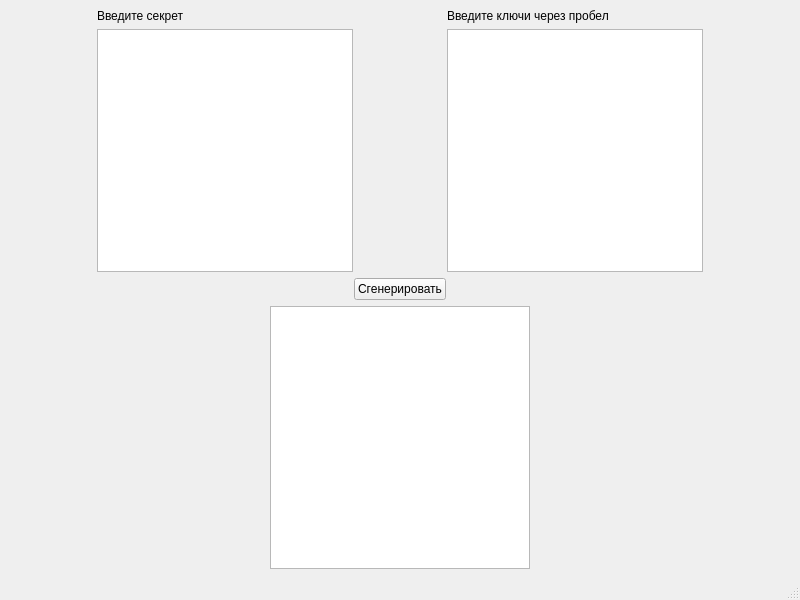
<?xml version="1.0" encoding="UTF-8"?>
<ui version="4.0">
 <class>MainWindow</class>
 <widget class="QMainWindow" name="MainWindow">
  <property name="geometry">
   <rect>
    <x>0</x>
    <y>0</y>
    <width>800</width>
    <height>600</height>
   </rect>
  </property>
  <property name="windowTitle">
   <string>MainWindow</string>
  </property>
  <widget class="QWidget" name="centralwidget">
   <layout class="QVBoxLayout" name="verticalLayout_3">
    <item>
     <layout class="QHBoxLayout" name="horizontalLayout_2">
      <item>
       <spacer name="horizontalSpacer_3">
        <property name="orientation">
         <enum>Qt::Horizontal</enum>
        </property>
        <property name="sizeHint" stdset="0">
         <size>
          <width>40</width>
          <height>20</height>
         </size>
        </property>
       </spacer>
      </item>
      <item>
       <layout class="QVBoxLayout" name="verticalLayout">
        <item>
         <widget class="QLabel" name="label">
          <property name="text">
           <string>Введите секрет</string>
          </property>
         </widget>
        </item>
        <item>
         <widget class="QTextEdit" name="textEditMessage"/>
        </item>
       </layout>
      </item>
      <item>
       <spacer name="horizontalSpacer_4">
        <property name="orientation">
         <enum>Qt::Horizontal</enum>
        </property>
        <property name="sizeHint" stdset="0">
         <size>
          <width>40</width>
          <height>20</height>
         </size>
        </property>
       </spacer>
      </item>
      <item>
       <layout class="QVBoxLayout" name="verticalLayout_2">
        <item>
         <widget class="QLabel" name="label_2">
          <property name="text">
           <string>Введите ключи через пробел</string>
          </property>
         </widget>
        </item>
        <item>
         <widget class="QTextEdit" name="textEditKeys"/>
        </item>
       </layout>
      </item>
      <item>
       <spacer name="horizontalSpacer_5">
        <property name="orientation">
         <enum>Qt::Horizontal</enum>
        </property>
        <property name="sizeHint" stdset="0">
         <size>
          <width>40</width>
          <height>20</height>
         </size>
        </property>
       </spacer>
      </item>
     </layout>
    </item>
    <item>
     <layout class="QHBoxLayout" name="horizontalLayout">
      <item>
       <spacer name="horizontalSpacer">
        <property name="orientation">
         <enum>Qt::Horizontal</enum>
        </property>
        <property name="sizeHint" stdset="0">
         <size>
          <width>40</width>
          <height>20</height>
         </size>
        </property>
       </spacer>
      </item>
      <item>
       <widget class="QPushButton" name="pushButtonGen">
        <property name="text">
         <string>Сгенерировать</string>
        </property>
       </widget>
      </item>
      <item>
       <spacer name="horizontalSpacer_2">
        <property name="orientation">
         <enum>Qt::Horizontal</enum>
        </property>
        <property name="sizeHint" stdset="0">
         <size>
          <width>40</width>
          <height>20</height>
         </size>
        </property>
       </spacer>
      </item>
     </layout>
    </item>
    <item>
     <layout class="QHBoxLayout" name="horizontalLayout_3">
      <item>
       <spacer name="horizontalSpacer_6">
        <property name="orientation">
         <enum>Qt::Horizontal</enum>
        </property>
        <property name="sizeHint" stdset="0">
         <size>
          <width>40</width>
          <height>20</height>
         </size>
        </property>
       </spacer>
      </item>
      <item>
       <widget class="QTextBrowser" name="textBrowser"/>
      </item>
      <item>
       <spacer name="horizontalSpacer_7">
        <property name="orientation">
         <enum>Qt::Horizontal</enum>
        </property>
        <property name="sizeHint" stdset="0">
         <size>
          <width>40</width>
          <height>20</height>
         </size>
        </property>
       </spacer>
      </item>
     </layout>
    </item>
   </layout>
  </widget>
  <widget class="QMenuBar" name="menubar">
   <property name="geometry">
    <rect>
     <x>0</x>
     <y>0</y>
     <width>800</width>
     <height>19</height>
    </rect>
   </property>
  </widget>
  <widget class="QStatusBar" name="statusbar"/>
 </widget>
 <resources/>
 <connections/>
</ui>
